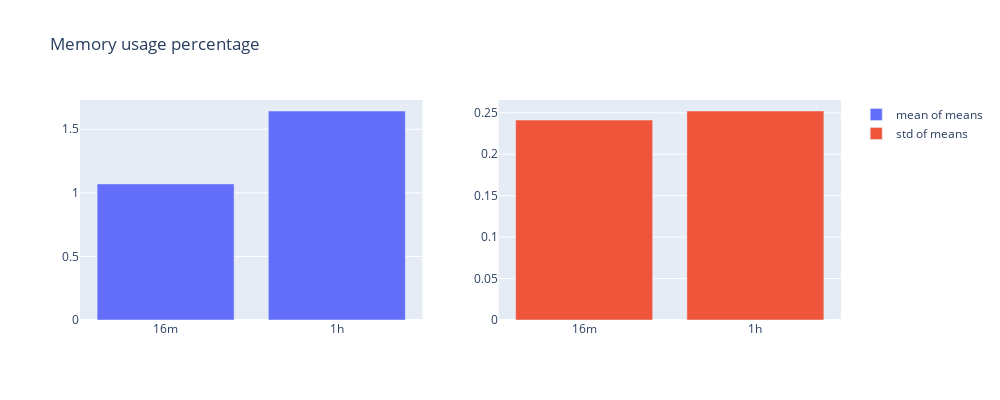

Notebook code cell kept with this figure:
### Code cell
bar_plot("Memory usage percentage","memory_usage_plot", memory_usage)

### Figure 1 — Plotly figure (JSON) as saved in the notebook; plotly's stock layout.template omitted (floating-point values rounded to 4 significant figures)
{"data": [{"name": "mean of means", "type": "bar", "x": ["16m", "1h"], "xaxis": "x", "y": [1.07, 1.643], "yaxis": "y"}, {"name": "std of means", "type": "bar", "x": ["16m", "1h"], "xaxis": "x2", "y": [0.2413, 0.2522], "yaxis": "y2"}], "layout": {"height": 400, "title": {"text": "Memory usage percentage"}, "width": 1000, "xaxis": {"anchor": "y", "autorange": true, "domain": [0, 0.45], "range": [-0.5, 1.5], "type": "category"}, "xaxis2": {"anchor": "y2", "autorange": true, "domain": [0.55, 1], "range": [-0.5, 1.5], "type": "category"}, "yaxis": {"anchor": "x", "autorange": true, "domain": [0, 1], "range": [0, 1.73], "type": "linear"}, "yaxis2": {"anchor": "x2", "autorange": true, "domain": [0, 1], "range": [0, 0.2655], "type": "linear"}}}
